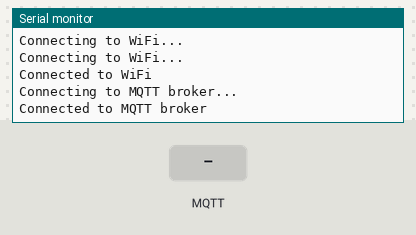
This sketch was run on a simulated ESP8266 (NodeMCU). On the bench: the last lines printed to the serial monitor. Inputs (shaded band) come from the test bench. WiFi joins after 1.5 s; servers stay silent unless stated; no MQTT or app messages arrive unless stated.

Above: at 3.2 s.
3.3 s: MQTT message "1" arrives on the first subscribed topic
At 4.5 s:
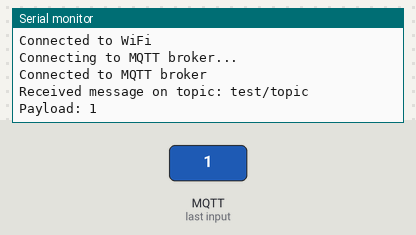
4.8 s: MQTT message "on" arrives on the first subscribed topic
At 5.8 s:
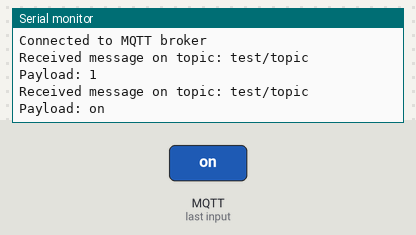
6.3 s: MQTT message "off" arrives on the first subscribed topic
At 6.9 s:
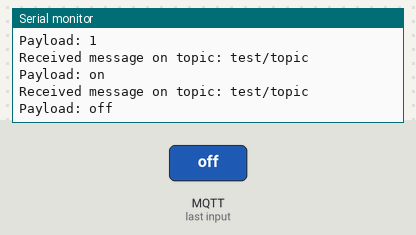

Measured:
- after the input at 3.3 s, the serial monitor: prints a new line at once (image 1)
- after the input at 4.8 s, the serial monitor: prints a new line at once (image 2)
- after the input at 6.3 s, the serial monitor: prints a new line at once (image 3)

The sketch:

esp8266.ino
```cpp
#include <ESP8266WiFi.h>
#include <PubSubClient.h>

const char* ssid = "Srs707";
const char* password = "1234567s";
const char* mqttServer = "192.168.135.100";
const int mqttPort = 1883;

WiFiClient espClient;
PubSubClient mqttClient(espClient);

void callback(char* topic, byte* payload, unsigned int length) {
  Serial.print("Received message on topic: ");
  Serial.println(topic);
  Serial.print("Payload: ");
  for (unsigned int i = 0; i < length; i++) {
    Serial.print((char)payload[i]);
  }
  Serial.println();
}

void setup() {
  Serial.begin(115200);
  WiFi.begin(ssid, password);

  while (WiFi.status() != WL_CONNECTED) {
    delay(1000);
    Serial.println("Connecting to WiFi...");
  }

  Serial.println("Connected to WiFi");

  mqttClient.setServer(mqttServer, mqttPort);
  mqttClient.setCallback(callback);

  while (!mqttClient.connected()) {
    Serial.println("Connecting to MQTT broker...");
    if (mqttClient.connect("ESP8266Client")) {
      Serial.println("Connected to MQTT broker");
      mqttClient.subscribe("test/topic");
    } else {
      Serial.print("Failed, rc=");
      Serial.print(mqttClient.state());
      Serial.println(" Retrying in 5 seconds...");
      delay(5000);
    }
  }
}

void loop() {
  if (!mqttClient.connected()) {
    reconnect();
  }
  mqttClient.loop();
}

void reconnect() {
  while (!mqttClient.connected()) {
    Serial.println("Attempting MQTT connection...");
    if (mqttClient.connect("ESP8266Client")) {
      Serial.println("Connected to MQTT broker");
      mqttClient.subscribe("test/topic");
    } else {
      Serial.print("Failed, rc=");
      Serial.print(mqttClient.state());
      Serial.println(" Retrying in 5 seconds...");
      delay(5000);
    }
  }
}
```
